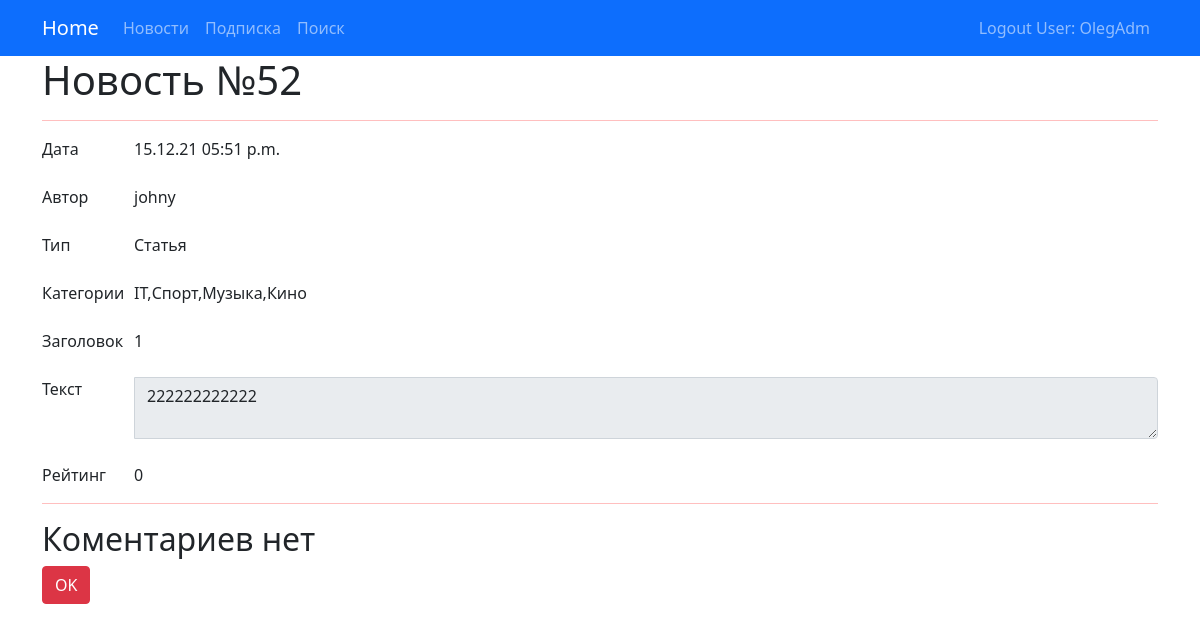
The page /news/52 (signed in) on the database its author committed.
### news/models.py (models this page shows, shortened)
class Post(models.Model):
    article = 'a'
    news = 'n'
    POST_TYPE = [
        (article, "Статья"),
        (news, "Новость")
    ]
    author = models.ForeignKey(Author, on_delete=models.CASCADE)
    post_type = models.CharField(max_length=1, choices=POST_TYPE, default=article)
    created = models.DateTimeField(auto_now_add=True)
    cats = models.ManyToManyField(Category, through='PostCategory')
    title = models.CharField(max_length=256)
    text = models.TextField()
    rating = models.IntegerField(default=0)
    @property
    def post_type_str(self):
        for i in self.POST_TYPE:
            if self.post_type == i[0]:
                post_type = i[1]
        return post_type
    @property
    def cats_str(self):
        return ','.join(cc.name for cc in self.cats.all())

class Author(models.Model):
    user = models.OneToOneField(User, on_delete=models.CASCADE)
    rating = models.IntegerField(default=0)

class Category(models.Model):
    name = models.CharField(max_length=64, unique=True)
    users = models.ManyToManyField(User, through='Subscribe')

class Russian_mat(models.Model):
    word = models.CharField(max_length=64, unique=True, null=False)

### news/views.py (the view)
# urls.py: path('<int:pk>', PostDetail.as_view(), name='post_detail' ),
class PostDetail(LoginRequiredMixin, DetailView):
    model = Post
    template_name = 'post/post.html'
    context_object_name = 'post'
    def get_context_data(self, **kwargs):
        pk = str(self.kwargs.get('pk'))
        context = super().get_context_data(**kwargs)
        context['comments'] = Comment.objects.filter(post_id=pk)
        return context
    def post(self, request, *args, **kwargs):
        return redirect('/news/')

### news/templatetags/custom_filters.py (called while the page is built)
@register.filter(name='censor')
def censor(value):
    res = value
    if isinstance(value, str):
        xx = list()
        for ww in Russian_mat.objects.all():
            xx.append(ww.word)
        for ss in value.split():
             if ss.lower() in xx:
                 res = value.replace(ss, 'x' * len(ss) )
        return res
    else:
        raise ValueError(f'Нельзя фильтровать {type(value)}')

### templates/post/post.html (shortened to what this page needs)
{% extends 'flatpages/default.html' %}
{% load custom_filters %}
{% block menu %}
{% include 'post/menu_post.html' %}
{% endblock menu %}
{% block title %}
<h1> Новость №{{post.pk}} </h1>
{% endblock title %}
{% block content %}
    <div class="input-group">
      <span class="col-1">Дата</span>
      <label class="col-auto" readonly >{{ post.created|date:'d.m.y h:i a' }}</label>
    </div>
<br>
    <div class="input-group">
      <span class="col-1">Автор</span>
      <label class="col-auto" readonly >{{ post.author.user.username }}</label>
    </div>
<br>
    <div class="input-group">
      <span class="col-1">Тип</span>
      <label class="col-auto" readonly >{{ post.post_type_str }}</label>
    </div>
<br>
    <div class="input-group">
      <span class="col-1">Категории</span>
      <label class="col-auto" readonly >{{ post.cats_str }}</label>
    </div>
<br>
    <div class="input-group">
      <span class="col-1">Заголовок</span>
      <label class="col-auto" readonly >{{ post.title|censor }}</label>
    </div>
<br>
    <div class="input-group">
      <span class="col-1">Текст</span>
      <textarea class="form-control" readonly >{{ post.text|censor }}</textarea>
    </div>
<br>
    <div class="input-group">
      <span class="col-1">Рейтинг</span>
      <label class="col-auto" readonly >{{ post.rating }}</label>
    </div>
{% endblock content %}
{% block content1 %}
<hr>
{% if comments %}
<h3> Коментарии к новости </h3>
<br>
    <table style="width: 100%">
        <tr>
            <th> Дата</th>
            <th> Автор</th>
            <th> Текст</th>
            <th> Рейтинг</th>
        </tr>
        {% for comment in comments %}
        <tr>
            <td>{{ comment.created|date:'d.m.y h:i a' }}</td>
            <td>{{ comment.user.username }}</td>
            <td>{{ comment.text|truncatechars:25|censor }}</td>
            <td>{{ comment.rating }}</td>
        </tr>
    {% endfor%}
    </table>
{%else%}
<h2>Коментариев нет</h2>
{%endif%}
<form method="POST">
    <button type="submit" class="btn btn-danger">OK</button>
</form>
{% endblock content1 %}

### templates/flatpages/default.html (shortened to what this page needs)
<!DOCTYPE html>
<html lang="en">
<head>
    {% load static %}
    <link href="https://cdn.jsdelivr.net/npm/bootstrap@5.1.3/dist/css/bootstrap.min.css" rel="stylesheet"
>
</head>
<body>
<nav
        {% if request.user.is_staff %}
            class="navbar navbar-expand-lg navbar-dark bg-dark static-top"
        {% else %}
            class="navbar navbar-expand-lg navbar-dark bg-primary static-top"
        {% endif %}
>
    <div class="container">
        <a class="navbar-brand" href="/">Home</a>
        {% block menu %}{% endblock menu %}
        <div class="razR">
            <div class="collapse navbar-collapse" id="navbarResponsive">
                <ul class="navbar-nav ml-auto">
                    <li style="text-align:right;" class="nav-item">
                        {% if request.user.is_staff %}
                        <a class="nav-link" href="/accounts/logout/"> Logout Admin: {{ request.user }}</a>
                        {% else %}
                        <a class="nav-link" href="/accounts/logout/"> Logout User: {{ request.user }}</a>
                        {% endif %}
                    </li>
                </ul>
            </div>
        </div>
    </div>
</nav>
<div class="container">
    <div class="row">
        <div class="col-lg-12">
            {% block title %}{% endblock title %}
            <hr>
            {% block content %}{% endblock content %}
            <p>
                {% block content1 %}{% endblock content1 %}
            </p>
        </div>
    </div>
</div>
</body>
</html>

### templates/flatpages/default.html (style rules this page uses)
.razR { text-align: right; }
hr { background-color: red }

### rows shown on the page
Post: pk "52", created "15.12.21 05:51 p.m.", author.user.username "johny", post_type_str "Статья", cats_str "IT,Спорт,Музыка,Кино", title|censor "1", text|censor "222222222222", rating "0"

### other values the page prints
{{ request.user }} "OlegAdm"
